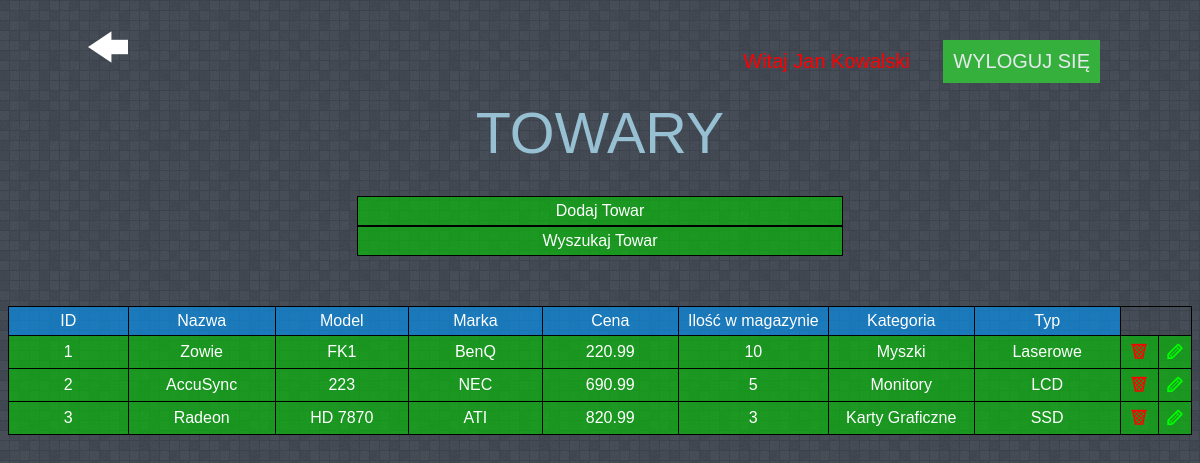
/PROJECT/towary.php (signed in), run on the app's committed database.
### tables this page shows
CREATE TABLE `towary` (
  `id_towaru` int(11) NOT NULL,
  `nazwa` varchar(30) DEFAULT NULL,
  `model` varchar(30) DEFAULT NULL,
  `marka` varchar(30) DEFAULT NULL,
  `cena` decimal(10,2) DEFAULT NULL,
  `ilosc_w_magazynie` int(11) NOT NULL,
  `id_kategorii` int(11) NOT NULL,
  `id_typu` int(11) NOT NULL
);

CREATE TABLE `kategorie` (
  `id_kategorii` int(11) NOT NULL,
  `nazwa_kategorii` varchar(30) DEFAULT NULL
);

CREATE TABLE `typ_towaru` (
  `id_typu_towaru` int(11) NOT NULL,
  `nazwa_typu` varchar(20) NOT NULL,
  `id_kategorii` int(11) NOT NULL
);

### PROJECT/towary.php (the view, shortened to what this page needs)
<!DOCTYPE HTML>
<hmtl>
<head>
<link rel="stylesheet" href="styles/style.css">
<link rel="stylesheet" href="styles/style3.css">
<link rel="stylesheet" href="styles/style4.css">
<link rel="stylesheet" href="styles/fontello/fontello.css">
</head>
<body>
    <div <?php if($_SESSION['uprawnienia']=="pracownik") echo "class='user'"; else echo "class='admin'";  ?>class="user">Witaj <?php echo $_SESSION['imie']." ".$_SESSION['nazwisko'] ?></div></a>
  <a href="panel.php" class="turnBack"><i class="icon-left"></i></a>
  <header>
    <a href="services/logout.php"><div class="rejestracja">WYLOGUJ SIĘ</div></a>
    TOWARY
  </header>
  <section>
    <div class="open">Dodaj Towar</div>
  <div class="openSearch">Wyszukaj Towar</div>
      <?php include 'services/getTyp.php'; ?>
    <table>
      <tr id="topTable">
        <td>ID</td>
        <td>Nazwa</td>
        <td>Model</td>
        <td>Marka</td>
        <td>Cena</td>
        <td>Ilość w magazynie</td>
        <td>Kategoria</td>
        <td>Typ</td>
      </tr>
    <?php
    require_once "services/connect.php";
    $conn = new mysqli($host, $db_user, $db_password, $db_name);
    if(isset($_GET['SEARCH'])){
      $sql = "SELECT * FROM towary
      JOIN kategorie
      ON towary.id_kategorii = kategorie.id_kategorii
      JOIN typ_towaru
      ON towary.id_typu = typ_towaru.id_typu_towaru
      WHERE";
      foreach($_POST as $key => $value){
        if(empty($value)){
            continue;
        }
        if($key == "id_kategorii" || $key == "id_typu"){
          if($key == "id_kategorii")
          $sql = $sql . " kategorie." . $key . " = '" . $value . "' AND ";
          if($key == "id_typu")
          $sql = $sql . " typ_towaru." . $key . " = '" . $value . "' AND ";
        }elseif($key == "cenaOD" || $key == "cenaDO" || $key == "iloscOD" || $key == "iloscDO"){
          if($key == "cenaOD" || $key == "cenaDO")
          $sql = $sql . " cena BETWEEN '" . $_POST['cenaOD'] . "' AND '".$_POST['cenaDO']."' AND ";
          if($key == "iloscOD" || $key == "iloscDO")
          $sql = $sql . " ilosc_w_magazynie BETWEEN '" . $_POST['iloscOD'] . "' AND '".$_POST['iloscDO']."' AND ";
        }
        else {
          $sql = $sql . " " . $key . " = '" . $value . "' AND ";
        }
    }
    $sql = substr($sql, 0, strlen($sql)-5);
    }else {
      $sql = "SELECT * FROM towary
      JOIN kategorie
      ON towary.id_kategorii = kategorie.id_kategorii
      JOIN typ_towaru
      ON towary.id_typu = typ_towaru.id_typu_towaru";
    }
    $result = mysqli_query($conn, $sql);
    if (mysqli_num_rows($result) > 0){
      while($row = mysqli_fetch_assoc($result)){
        echo "<tr><td>" . $row['id_towaru'] . "</td>
                  <td>" . $row['nazwa'] . "</td>
                  <td>" . $row['model'] . "</td>
                  <td>" . $row['marka'] . "</td>
                  <td>" . $row['cena'] . "</td>
                  <td>" . $row['ilosc_w_magazynie'] . "</td>
                  <td>" . $row['nazwa_kategorii'] . "</td>
                  <td>" . $row['nazwa_typu'] . "</td>";
                  if($_SESSION['uprawnienia']=="administrator")
                  echo "<td class='deleteRow'>
                  <a href='services/delete_towary.php?id=".$row['id_towaru']."' class='delete'><i class='icon-trash'></i></a>
                  </td><td class='editRow'>
                  <a href='edit_towary_form.php?id=".$row['id_towaru']."
                    &nazwa=".$row['nazwa']."
                    &model=".$row['model']."
                    &marka=".$row['marka']."
                    &cena=".$row['cena']."
                    &ilosc=".$row['ilosc_w_magazynie']."
                  ' class='edit'><i class='icon-pencil'></i></a>
                  </td></tr>";
      }
    } else {
      echo "0 result";
    }
    ?>
  </table>
  </section>
</body>
</html>

### PROJECT/styles/style.css (style rules this page uses)
body { background-image: url(../images/random_grey_variations.png); font-family: Verdana, Helvetica, Arial, sans-serif; color: #97c0d3; text-align: center; }
header { margin-top: 100px; font-size: 3.6em; margin-bottom: 30px; }
a { text-decoration: none; color: #e5e9eb; }
.open { color: #fff; width: 40%; padding: 5px; margin: 0 auto; background-color: rgba(0,204,0,0.6); border: solid 1px #000; }
.openSearch { color: #fff; width: 40%; padding: 5px; margin: 0 auto; background-color: rgba(0,204,0,0.6); border: solid 1px #000; }
.rejestracja { text-decoration: none; font-size: 20px; position: fixed; right: 100px; top: 40px; background-color: #36b03c; padding: 10px; }
.admin { color: #f00; text-decoration: none; font-size: 20px; position: fixed; right: 270px; top: 40px; padding: 10px; padding-right: 20px; }
#topTable { background-color: rgba(0,153,255,0.6); }
tr { background-color: rgba(0,204,0,0.6); }
table { color: #fff; border: 1px solid black; border-collapse: collapse; margin: 0 auto; margin-top: 50px; }
td { border: 1px solid #000; padding:5px; width: 200px; }

### PROJECT/styles/style3.css (style rules this page uses)
.edit { float: right; color: #33AA00; }
.delete { float: right; color: #DC6C3B; font-size: 120% }
.icon-trash { color: #ff0000; }
.icon-pencil { color: #00ff00; }
.editRow, .deleteRow { width: 20px; }

### PROJECT/styles/style4.css (style rules this page uses)
.turnBack { color: #fff; text-decoration: none; font-size: 40px; position: fixed; left: 60px; top: 5px; padding: 20px; }

### data on the page
towary: id_towaru "1", nazwa "Zowie", model "FK1", marka "BenQ", cena "220.99", ilosc_w_magazynie "10", id_kategorii.nazwa_kategorii "Myszki", id_typu.nazwa_typu "Laserowe"
towary: id_towaru "2", nazwa "AccuSync", model "223", marka "NEC", cena "690.99", ilosc_w_magazynie "5", id_kategorii.nazwa_kategorii "Monitory", id_typu.nazwa_typu "LCD"
towary: id_towaru "3", nazwa "Radeon", model "HD 7870", marka "ATI", cena "820.99", ilosc_w_magazynie "3", id_kategorii.nazwa_kategorii "Karty Graficzne", id_typu.nazwa_typu "SSD"
